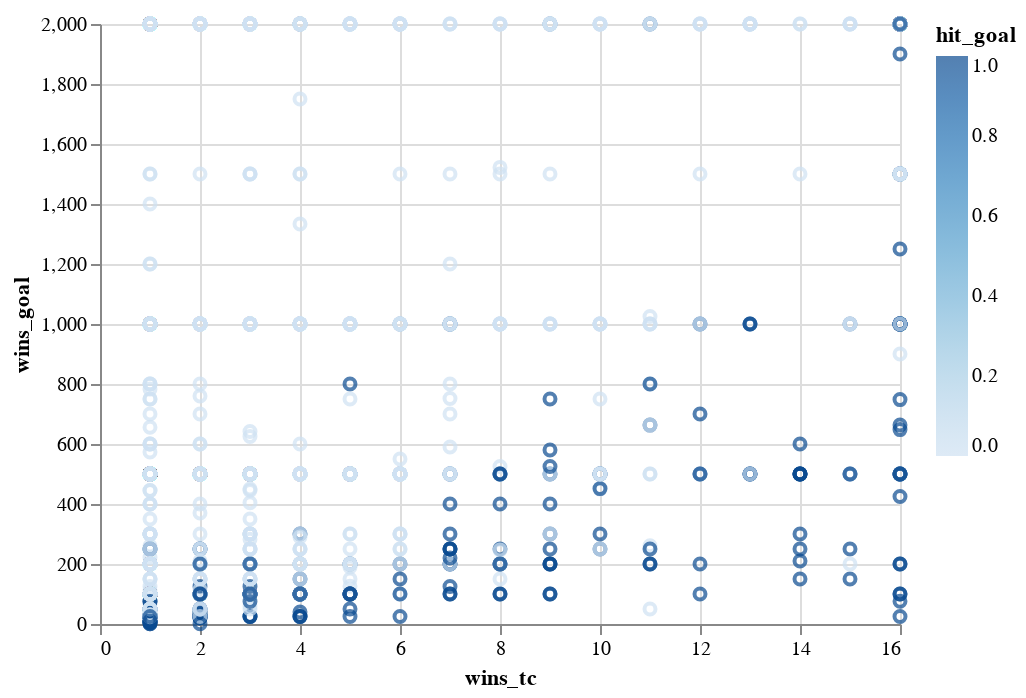

The notebook cell saved with this chart:
### Code cell
#creating scatterplot with transactions and hit_goal
# winsorized transaction avg x winsorized goal
from altair import *
Chart(new_fpdf).mark_point().encode(x='wins_tc',y='wins_goal', color='hit_goal')

### Figure 1 — Vega-Lite specification as saved in the notebook (floating-point values rounded to 4 significant figures; data arrays with more than 128 entries replaced by an {"elided": "..."} marker saying what was removed)
{"config": {"view": {"continuousWidth": 400, "continuousHeight": 300}}, "data": {"name": "data-51d0918cdd21745db847ef7a2f9a5d9e"}, "mark": "point", "encoding": {"color": {"type": "quantitative", "field": "hit_goal"}, "x": {"type": "quantitative", "field": "wins_tc"}, "y": {"type": "quantitative", "field": "wins_goal"}}, "$schema": "https://vega.github.io/schema/vega-lite/v4.8.1.json", "datasets": {"data-51d0918cdd21745db847ef7a2f9a5d9e": {"elided": "1393 records"}}}
